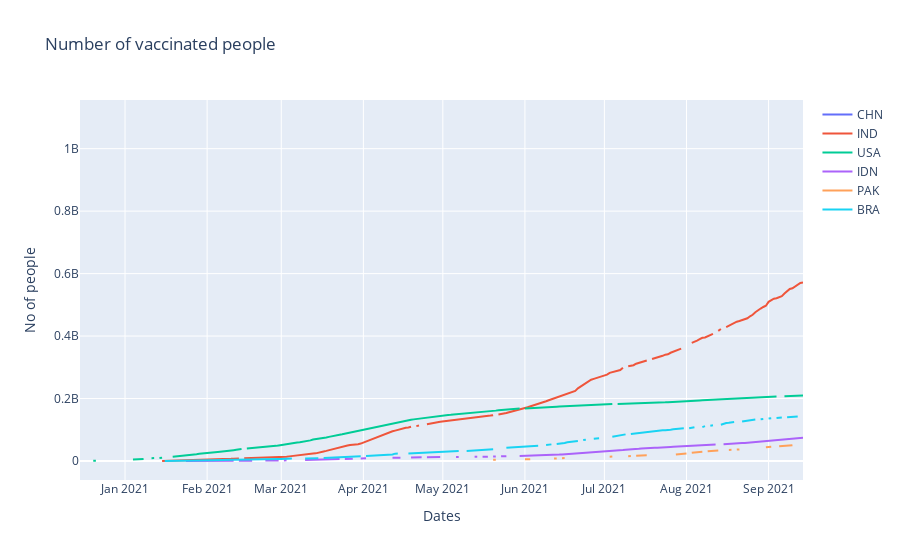

Notebook code cell kept with this figure:
### Markdown cell above
# Number of vaccinated people

### Code cell
fig = go.Figure()
for i in range(6):
    fig.add_trace(go.Scatter(x=dfs[i]['date'], y=dfs[i]['people_vaccinated'],
                    mode='lines',
                    name=iso_6[i]))
fig.update_layout(title='Number of vaccinated people',
                   xaxis_title='Dates',
                   yaxis_title='No of people')
fig.show()

### Figure 1 — Plotly figure (JSON) as saved in the notebook; plotly's stock layout.template omitted (floating-point values rounded to 4 significant figures; data arrays with more than 128 entries replaced by an {"elided": "..."} marker saying what was removed)
{"data": [{"mode": "lines", "name": "CHN", "type": "scatter", "x": {"elided": "274 str values"}, "y": {"elided": "274 float values"}}, {"mode": "lines", "name": "IND", "type": "scatter", "x": {"elided": "243 str values"}, "y": {"elided": "243 float values"}}, {"mode": "lines", "name": "USA", "type": "scatter", "x": {"elided": "269 str values"}, "y": {"elided": "269 float values"}}, {"mode": "lines", "name": "IDN", "type": "scatter", "x": {"elided": "246 str values"}, "y": {"elided": "246 float values"}}, {"mode": "lines", "name": "PAK", "type": "scatter", "x": {"elided": "225 str values"}, "y": {"elided": "225 float values"}}, {"mode": "lines", "name": "BRA", "type": "scatter", "x": {"elided": "242 str values"}, "y": {"elided": "242 float values"}}], "layout": {"title": {"text": "Number of vaccinated people"}, "xaxis": {"title": {"text": "Dates"}}, "yaxis": {"title": {"text": "No of people"}}}}
